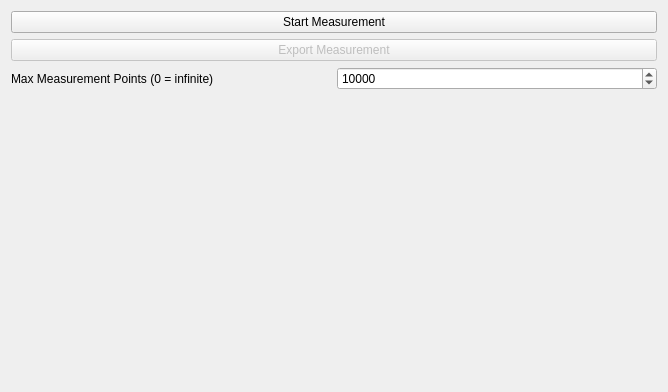
<?xml version="1.0" encoding="UTF-8"?>
<ui version="4.0">
 <class>OpenIGTLinkMeasurementsControls</class>
 <widget class="QWidget" name="OpenIGTLinkMeasurementsControls">
  <property name="geometry">
   <rect>
    <x>0</x>
    <y>0</y>
    <width>668</width>
    <height>392</height>
   </rect>
  </property>
  <property name="minimumSize">
   <size>
    <width>0</width>
    <height>0</height>
   </size>
  </property>
  <property name="windowTitle">
   <string>QmitkTemplate</string>
  </property>
  <layout class="QVBoxLayout" name="verticalLayout">
   <item>
    <widget class="QPushButton" name="startButton">
     <property name="text">
      <string>Start Measurement</string>
     </property>
    </widget>
   </item>
   <item>
    <widget class="QPushButton" name="exportButton">
     <property name="enabled">
      <bool>false</bool>
     </property>
     <property name="text">
      <string>Export Measurement</string>
     </property>
    </widget>
   </item>
   <item>
    <layout class="QHBoxLayout" name="horizontalLayout">
     <item>
      <widget class="QLabel" name="label">
       <property name="text">
        <string>Max Measurement Points (0 = infinite)</string>
       </property>
      </widget>
     </item>
     <item>
      <widget class="QSpinBox" name="maxPointsSpinBox">
       <property name="maximum">
        <number>100000</number>
       </property>
       <property name="value">
        <number>10000</number>
       </property>
      </widget>
     </item>
    </layout>
   </item>
   <item>
    <spacer name="spacer2">
     <property name="orientation">
      <enum>Qt::Vertical</enum>
     </property>
     <property name="sizeHint" stdset="0">
      <size>
       <width>20</width>
       <height>285</height>
      </size>
     </property>
    </spacer>
   </item>
  </layout>
 </widget>
 <layoutdefault spacing="6" margin="11"/>
 <resources/>
 <connections/>
</ui>
